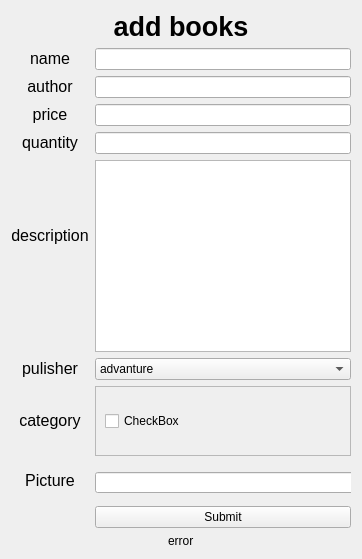
    <widget class="QWidget" name="add">
     <property name="maximumSize">
      <size>
       <width>16777215</width>
       <height>16777215</height>
      </size>
     </property>
     <attribute name="title">
      <string>Add Book</string>
     </attribute>
     <layout class="QGridLayout" name="gridLayout_3">
      <item row="3" column="0" alignment="Qt::AlignHCenter">
       <widget class="QLabel" name="label_addbook_error">
        <property name="text">
         <string>error</string>
        </property>
       </widget>
      </item>
      <item row="2" column="0">
       <layout class="QGridLayout" name="gridLayout_addbook_main">
        <item row="0" column="0">
         <widget class="QLabel" name="label_addbook_name">
          <property name="text">
           <string>&lt;html&gt;&lt;head/&gt;&lt;body&gt;&lt;p align=&quot;center&quot;&gt;&lt;span style=&quot; font-size:12pt;&quot;&gt;name&lt;/span&gt;&lt;/p&gt;&lt;/body&gt;&lt;/html&gt;</string>
          </property>
         </widget>
        </item>
        <item row="7" column="0">
         <widget class="QLabel" name="label_addbook_picture">
          <property name="text">
           <string>&lt;html&gt;&lt;head/&gt;&lt;body&gt;&lt;p align=&quot;center&quot;&gt;&lt;span style=&quot; font-size:12pt;&quot;&gt;Picture&lt;/span&gt;&lt;/p&gt;&lt;/body&gt;&lt;/html&gt;</string>
          </property>
         </widget>
        </item>
        <item row="1" column="0">
         <widget class="QLabel" name="label_addbook_author">
          <property name="text">
           <string>&lt;html&gt;&lt;head/&gt;&lt;body&gt;&lt;p align=&quot;center&quot;&gt;&lt;span style=&quot; font-size:12pt;&quot;&gt;author&lt;/span&gt;&lt;/p&gt;&lt;/body&gt;&lt;/html&gt;</string>
          </property>
         </widget>
        </item>
        <item row="0" column="1">
         <widget class="QLineEdit" name="input_publisher_name_2"/>
        </item>
        <item row="1" column="1">
         <widget class="QLineEdit" name="input_publisher_author"/>
        </item>
        <item row="6" column="0">
         <widget class="QLabel" name="label_addbook_category">
          <property name="text">
           <string>&lt;html&gt;&lt;head/&gt;&lt;body&gt;&lt;p align=&quot;center&quot;&gt;&lt;span style=&quot; font-size:12pt;&quot;&gt;category&lt;/span&gt;&lt;/p&gt;&lt;/body&gt;&lt;/html&gt;</string>
          </property>
         </widget>
        </item>
        <item row="4" column="0">
         <widget class="QLabel" name="label_addbook_description">
          <property name="text">
           <string>&lt;html&gt;&lt;head/&gt;&lt;body&gt;&lt;p align=&quot;center&quot;&gt;&lt;span style=&quot; font-size:12pt;&quot;&gt;description&lt;/span&gt;&lt;/p&gt;&lt;p align=&quot;center&quot;&gt;&lt;br/&gt;&lt;/p&gt;&lt;/body&gt;&lt;/html&gt;</string>
          </property>
         </widget>
        </item>
        <item row="4" column="1">
         <widget class="QPlainTextEdit" name="plainTextEdit_publisher_description"/>
        </item>
        <item row="5" column="1">
         <widget class="QComboBox" name="select_addbook_publisher">
          <item>
           <property name="text">
            <string>advanture</string>
           </property>
          </item>
         </widget>
        </item>
        <item row="3" column="1">
         <widget class="QLineEdit" name="input_publisher_quantity"/>
        </item>
        <item row="6" column="1">
         <widget class="QScrollArea" name="scrollArea_addbook_category">
          <property name="widgetResizable">
           <bool>true</bool>
          </property>
          <widget class="QWidget" name="scrollAreaWidgetContents_addbook_main">
           <property name="geometry">
            <rect>
             <x>0</x>
             <y>0</y>
             <width>777</width>
             <height>68</height>
            </rect>
           </property>
           <layout class="QGridLayout" name="gridLayout_4">
            <item row="0" column="0">
             <widget class="QCheckBox" name="checkBox_addbook_category_0">
              <property name="text">
               <string>CheckBox</string>
              </property>
             </widget>
            </item>
           </layout>
          </widget>
         </widget>
        </item>
        <item row="3" column="0">
         <widget class="QLabel" name="label_addbook_quantity">
          <property name="text">
           <string>&lt;html&gt;&lt;head/&gt;&lt;body&gt;&lt;p align=&quot;center&quot;&gt;&lt;span style=&quot; font-size:12pt;&quot;&gt;quantity&lt;/span&gt;&lt;/p&gt;&lt;/body&gt;&lt;/html&gt;</string>
          </property>
         </widget>
        </item>
        <item row="8" column="1">
         <widget class="QPushButton" name="btn_addbook_submit">
          <property name="text">
           <string>Submit</string>
          </property>
         </widget>
        </item>
        <item row="5" column="0">
         <widget class="QLabel" name="label_addbook_publisher">
          <property name="text">
           <string>&lt;html&gt;&lt;head/&gt;&lt;body&gt;&lt;p align=&quot;center&quot;&gt;&lt;span style=&quot; font-size:12pt;&quot;&gt;pulisher&lt;/span&gt;&lt;/p&gt;&lt;/body&gt;&lt;/html&gt;</string>
          </property>
         </widget>
        </item>
        <item row="2" column="1">
         <widget class="QLineEdit" name="input_publisher_price"/>
        </item>
        <item row="2" column="0">
         <widget class="QLabel" name="label_addbook_price">
          <property name="text">
           <string>&lt;html&gt;&lt;head/&gt;&lt;body&gt;&lt;p align=&quot;center&quot;&gt;&lt;span style=&quot; font-size:12pt;&quot;&gt;price&lt;/span&gt;&lt;/p&gt;&lt;/body&gt;&lt;/html&gt;</string>
          </property>
         </widget>
        </item>
        <item row="7" column="1">
         <widget class="QFrame" name="frame_addbook_picture">
          <property name="minimumSize">
           <size>
            <width>0</width>
            <height>38</height>
           </size>
          </property>
          <property name="frameShape">
           <enum>QFrame::NoFrame</enum>
          </property>
          <property name="frameShadow">
           <enum>QFrame::Raised</enum>
          </property>
          <widget class="QPushButton" name="btn_addbook_broswer">
           <property name="geometry">
            <rect>
             <x>510</x>
             <y>10</y>
             <width>80</width>
             <height>21</height>
            </rect>
           </property>
           <property name="text">
            <string>Broswer</string>
           </property>
          </widget>
          <widget class="QLineEdit" name="input_addbook_picture">
           <property name="geometry">
            <rect>
             <x>0</x>
             <y>10</y>
             <width>500</width>
             <height>21</height>
            </rect>
           </property>
           <property name="minimumSize">
            <size>
             <width>500</width>
             <height>0</height>
            </size>
           </property>
          </widget>
         </widget>
        </item>
       </layout>
      </item>
      <item row="1" column="0">
       <widget class="QLabel" name="label_addbook_title">
        <property name="text">
         <string>&lt;html&gt;&lt;head/&gt;&lt;body&gt;&lt;p align=&quot;center&quot;&gt;&lt;span style=&quot; font-size:20pt; font-weight:600;&quot;&gt;add books&lt;/span&gt;&lt;/p&gt;&lt;/body&gt;&lt;/html&gt;</string>
        </property>
       </widget>
      </item>
     </layout>
    </widget>
